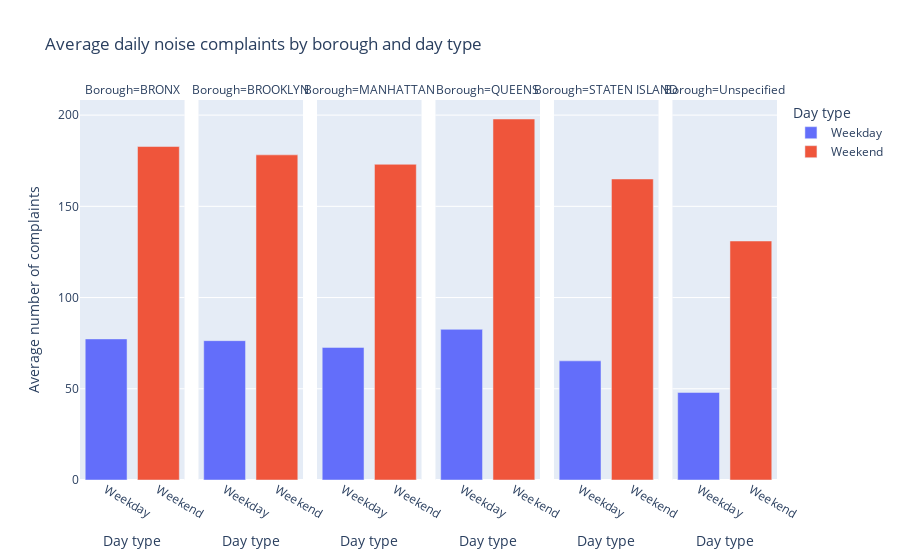

Source (notebook cell):
### Code cell
fig = px.bar(
    boro_weekend_stats,
    x="day_type",
    y="count_requests",
    color="day_type",
    facet_col="Borough",
    title="Average daily noise complaints by borough and day type",
    labels={"count_requests": "Average number of complaints", "day_type": "Day type"},
)
fig.show()

### Figure 1 — Plotly figure (JSON) as saved in the notebook; plotly's stock layout.template omitted (floating-point values rounded to 4 significant figures)
{"data": [{"hovertemplate": "Day type=%{x}<br>Borough=BRONX<br>Average number of complaints=%{y}<extra></extra>", "legendgroup": "Weekday", "marker": {"color": "#636efa", "pattern": {"shape": ""}}, "name": "Weekday", "orientation": "v", "showlegend": true, "textposition": "auto", "type": "bar", "x": ["Weekday"], "xaxis": "x", "y": [77.33], "yaxis": "y"}, {"hovertemplate": "Day type=%{x}<br>Borough=BROOKLYN<br>Average number of complaints=%{y}<extra></extra>", "legendgroup": "Weekday", "marker": {"color": "#636efa", "pattern": {"shape": ""}}, "name": "Weekday", "orientation": "v", "showlegend": false, "textposition": "auto", "type": "bar", "x": ["Weekday"], "xaxis": "x2", "y": [76.38], "yaxis": "y2"}, {"hovertemplate": "Day type=%{x}<br>Borough=MANHATTAN<br>Average number of complaints=%{y}<extra></extra>", "legendgroup": "Weekday", "marker": {"color": "#636efa", "pattern": {"shape": ""}}, "name": "Weekday", "orientation": "v", "showlegend": false, "textposition": "auto", "type": "bar", "x": ["Weekday"], "xaxis": "x3", "y": [72.68], "yaxis": "y3"}, {"hovertemplate": "Day type=%{x}<br>Borough=QUEENS<br>Average number of complaints=%{y}<extra></extra>", "legendgroup": "Weekday", "marker": {"color": "#636efa", "pattern": {"shape": ""}}, "name": "Weekday", "orientation": "v", "showlegend": false, "textposition": "auto", "type": "bar", "x": ["Weekday"], "xaxis": "x4", "y": [82.58], "yaxis": "y4"}, {"hovertemplate": "Day type=%{x}<br>Borough=STATEN ISLAND<br>Average number of complaints=%{y}<extra></extra>", "legendgroup": "Weekday", "marker": {"color": "#636efa", "pattern": {"shape": ""}}, "name": "Weekday", "orientation": "v", "showlegend": false, "textposition": "auto", "type": "bar", "x": ["Weekday"], "xaxis": "x5", "y": [65.3], "yaxis": "y5"}, {"hovertemplate": "Day type=%{x}<br>Borough=Unspecified<br>Average number of complaints=%{y}<extra></extra>", "legendgroup": "Weekday", "marker": {"color": "#636efa", "pattern": {"shape": ""}}, "name": "Weekday", "orientation": "v", "showlegend": false, "textposition": "auto", "type": "bar", "x": ["Weekday"], "xaxis": "x6", "y": [48.0], "yaxis": "y6"}, {"hovertemplate": "Day type=%{x}<br>Borough=BRONX<br>Average number of complaints=%{y}<extra></extra>", "legendgroup": "Weekend", "marker": {"color": "#EF553B", "pattern": {"shape": ""}}, "name": "Weekend", "orientation": "v", "showlegend": true, "textposition": "auto", "type": "bar", "x": ["Weekend"], "xaxis": "x", "y": [182.8], "yaxis": "y"}, {"hovertemplate": "Day type=%{x}<br>Borough=BROOKLYN<br>Average number of complaints=%{y}<extra></extra>", "legendgroup": "Weekend", "marker": {"color": "#EF553B", "pattern": {"shape": ""}}, "name": "Weekend", "orientation": "v", "showlegend": false, "textposition": "auto", "type": "bar", "x": ["Weekend"], "xaxis": "x2", "y": [178.2], "yaxis": "y2"}, {"hovertemplate": "Day type=%{x}<br>Borough=MANHATTAN<br>Average number of complaints=%{y}<extra></extra>", "legendgroup": "Weekend", "marker": {"color": "#EF553B", "pattern": {"shape": ""}}, "name": "Weekend", "orientation": "v", "showlegend": false, "textposition": "auto", "type": "bar", "x": ["Weekend"], "xaxis": "x3", "y": [173.0], "yaxis": "y3"}, {"hovertemplate": "Day type=%{x}<br>Borough=QUEENS<br>Average number of complaints=%{y}<extra></extra>", "legendgroup": "Weekend", "marker": {"color": "#EF553B", "pattern": {"shape": ""}}, "name": "Weekend", "orientation": "v", "showlegend": false, "textposition": "auto", "type": "bar", "x": ["Weekend"], "xaxis": "x4", "y": [197.9], "yaxis": "y4"}, {"hovertemplate": "Day type=%{x}<br>Borough=STATEN ISLAND<br>Average number of complaints=%{y}<extra></extra>", "legendgroup": "Weekend", "marker": {"color": "#EF553B", "pattern": {"shape": ""}}, "name": "Weekend", "orientation": "v", "showlegend": false, "textposition": "auto", "type": "bar", "x": ["Weekend"], "xaxis": "x5", "y": [165.0], "yaxis": "y5"}, {"hovertemplate": "Day type=%{x}<br>Borough=Unspecified<br>Average number of complaints=%{y}<extra></extra>", "legendgroup": "Weekend", "marker": {"color": "#EF553B", "pattern": {"shape": ""}}, "name": "Weekend", "orientation": "v", "showlegend": false, "textposition": "auto", "type": "bar", "x": ["Weekend"], "xaxis": "x6", "y": [131.0], "yaxis": "y6"}], "layout": {"annotations": [{"font": {}, "showarrow": false, "text": "Borough=BRONX", "x": 0.075, "xanchor": "center", "xref": "paper", "y": 1, "yanchor": "bottom", "yref": "paper"}, {"font": {}, "showarrow": false, "text": "Borough=BROOKLYN", "x": 0.245, "xanchor": "center", "xref": "paper", "y": 1, "yanchor": "bottom", "yref": "paper"}, {"font": {}, "showarrow": false, "text": "Borough=MANHATTAN", "x": 0.415, "xanchor": "center", "xref": "paper", "y": 1, "yanchor": "bottom", "yref": "paper"}, {"font": {}, "showarrow": false, "text": "Borough=QUEENS", "x": 0.585, "xanchor": "center", "xref": "paper", "y": 1, "yanchor": "bottom", "yref": "paper"}, {"font": {}, "showarrow": false, "text": "Borough=STATEN ISLAND", "x": 0.755, "xanchor": "center", "xref": "paper", "y": 1, "yanchor": "bottom", "yref": "paper"}, {"font": {}, "showarrow": false, "text": "Borough=Unspecified", "x": 0.925, "xanchor": "center", "xref": "paper", "y": 1, "yanchor": "bottom", "yref": "paper"}], "barmode": "relative", "legend": {"title": {"text": "Day type"}, "tracegroupgap": 0}, "title": {"text": "Average daily noise complaints by borough and day type"}, "xaxis": {"anchor": "y", "categoryarray": ["Weekday", "Weekend"], "categoryorder": "array", "domain": [0, 0.15], "title": {"text": "Day type"}}, "xaxis2": {"anchor": "y2", "categoryarray": ["Weekday", "Weekend"], "categoryorder": "array", "domain": [0.17, 0.32], "matches": "x", "title": {"text": "Day type"}}, "xaxis3": {"anchor": "y3", "categoryarray": ["Weekday", "Weekend"], "categoryorder": "array", "domain": [0.34, 0.49], "matches": "x", "title": {"text": "Day type"}}, "xaxis4": {"anchor": "y4", "categoryarray": ["Weekday", "Weekend"], "categoryorder": "array", "domain": [0.51, 0.66], "matches": "x", "title": {"text": "Day type"}}, "xaxis5": {"anchor": "y5", "categoryarray": ["Weekday", "Weekend"], "categoryorder": "array", "domain": [0.68, 0.83], "matches": "x", "title": {"text": "Day type"}}, "xaxis6": {"anchor": "y6", "categoryarray": ["Weekday", "Weekend"], "categoryorder": "array", "domain": [0.85, 1], "matches": "x", "title": {"text": "Day type"}}, "yaxis": {"anchor": "x", "domain": [0, 1], "title": {"text": "Average number of complaints"}}, "yaxis2": {"anchor": "x2", "domain": [0, 1], "matches": "y", "showticklabels": false}, "yaxis3": {"anchor": "x3", "domain": [0, 1], "matches": "y", "showticklabels": false}, "yaxis4": {"anchor": "x4", "domain": [0, 1], "matches": "y", "showticklabels": false}, "yaxis5": {"anchor": "x5", "domain": [0, 1], "matches": "y", "showticklabels": false}, "yaxis6": {"anchor": "x6", "domain": [0, 1], "matches": "y", "showticklabels": false}}}
